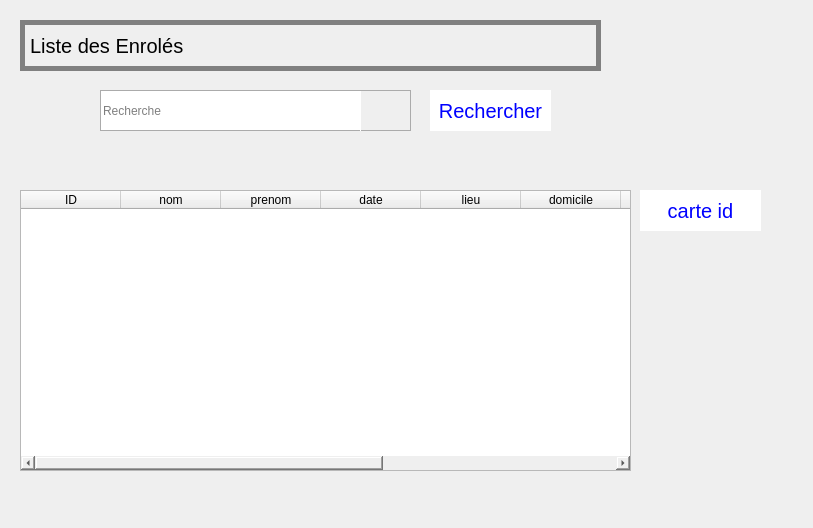
<?xml version="1.0" encoding="UTF-8"?>
<ui version="4.0">
 <class>Dialog</class>
 <widget class="QDialog" name="Dialog">
  <property name="geometry">
   <rect>
    <x>0</x>
    <y>0</y>
    <width>813</width>
    <height>528</height>
   </rect>
  </property>
  <property name="windowTitle">
   <string>Dialog</string>
  </property>
  <property name="styleSheet">
   <string notr="true">border-color: rgb(177, 177, 177);</string>
  </property>
  <widget class="QLabel" name="search">
   <property name="geometry">
    <rect>
     <x>360</x>
     <y>90</y>
     <width>51</width>
     <height>41</height>
    </rect>
   </property>
   <property name="styleSheet">
    <string notr="true">border-right:1px solid rgb(171, 171, 171);
border-left:1px solid white;
border-top:1px solid rgb(171, 171, 171);
border-bottom:1px solid rgb(171, 171, 171);

padding:1px;</string>
   </property>
   <property name="text">
    <string/>
   </property>
   <property name="pixmap">
    <pixmap resource="../images.qrc">:/newPrefix/assets/image/téléchargement.png</pixmap>
   </property>
   <property name="scaledContents">
    <bool>true</bool>
   </property>
  </widget>
  <widget class="QLabel" name="label">
   <property name="geometry">
    <rect>
     <x>20</x>
     <y>20</y>
     <width>581</width>
     <height>51</height>
    </rect>
   </property>
   <property name="styleSheet">
    <string notr="true">font-size : 20px solid gray;
border: 5px solid gray;</string>
   </property>
   <property name="text">
    <string>Liste des Enrolés</string>
   </property>
  </widget>
  <widget class="QLineEdit" name="search_label">
   <property name="geometry">
    <rect>
     <x>100</x>
     <y>90</y>
     <width>261</width>
     <height>41</height>
    </rect>
   </property>
   <property name="styleSheet">
    <string notr="true">border-right:1px solid white;
border-left:1px solid rgb(171, 171, 171);
border-top:1px solid rgb(171, 171, 171);
border-bottom:1px solid rgb(171, 171, 171);
</string>
   </property>
   <property name="placeholderText">
    <string>Recherche</string>
   </property>
  </widget>
  <widget class="QTableWidget" name="tableWidget">
   <property name="geometry">
    <rect>
     <x>20</x>
     <y>190</y>
     <width>611</width>
     <height>281</height>
    </rect>
   </property>
   <column>
    <property name="text">
     <string>ID</string>
    </property>
   </column>
   <column>
    <property name="text">
     <string>nom</string>
    </property>
   </column>
   <column>
    <property name="text">
     <string>prenom</string>
    </property>
   </column>
   <column>
    <property name="text">
     <string>date</string>
    </property>
   </column>
   <column>
    <property name="text">
     <string>lieu</string>
    </property>
   </column>
   <column>
    <property name="text">
     <string>domicile</string>
    </property>
   </column>
   <column>
    <property name="text">
     <string>nationnalité</string>
    </property>
   </column>
   <column>
    <property name="text">
     <string>genre</string>
    </property>
   </column>
   <column>
    <property name="text">
     <string>nom du père</string>
    </property>
   </column>
   <column>
    <property name="text">
     <string>nom de la mère</string>
    </property>
   </column>
  </widget>
  <widget class="QPushButton" name="btn_search">
   <property name="geometry">
    <rect>
     <x>430</x>
     <y>90</y>
     <width>121</width>
     <height>41</height>
    </rect>
   </property>
   <property name="styleSheet">
    <string notr="true">border-radius : 5px solid black;
color : blue;
font-size : 20px;
border : none;
background-color : white;</string>
   </property>
   <property name="text">
    <string>Rechercher</string>
   </property>
  </widget>
  <widget class="QPushButton" name="btn_carte">
   <property name="geometry">
    <rect>
     <x>640</x>
     <y>190</y>
     <width>121</width>
     <height>41</height>
    </rect>
   </property>
   <property name="styleSheet">
    <string notr="true">border-radius : 5px solid black;
color : blue;
font-size : 20px;
border : none;
background-color : white;</string>
   </property>
   <property name="text">
    <string>carte id</string>
   </property>
  </widget>
 </widget>
 <resources>
  <include location="../images.qrc"/>
 </resources>
 <connections/>
</ui>
